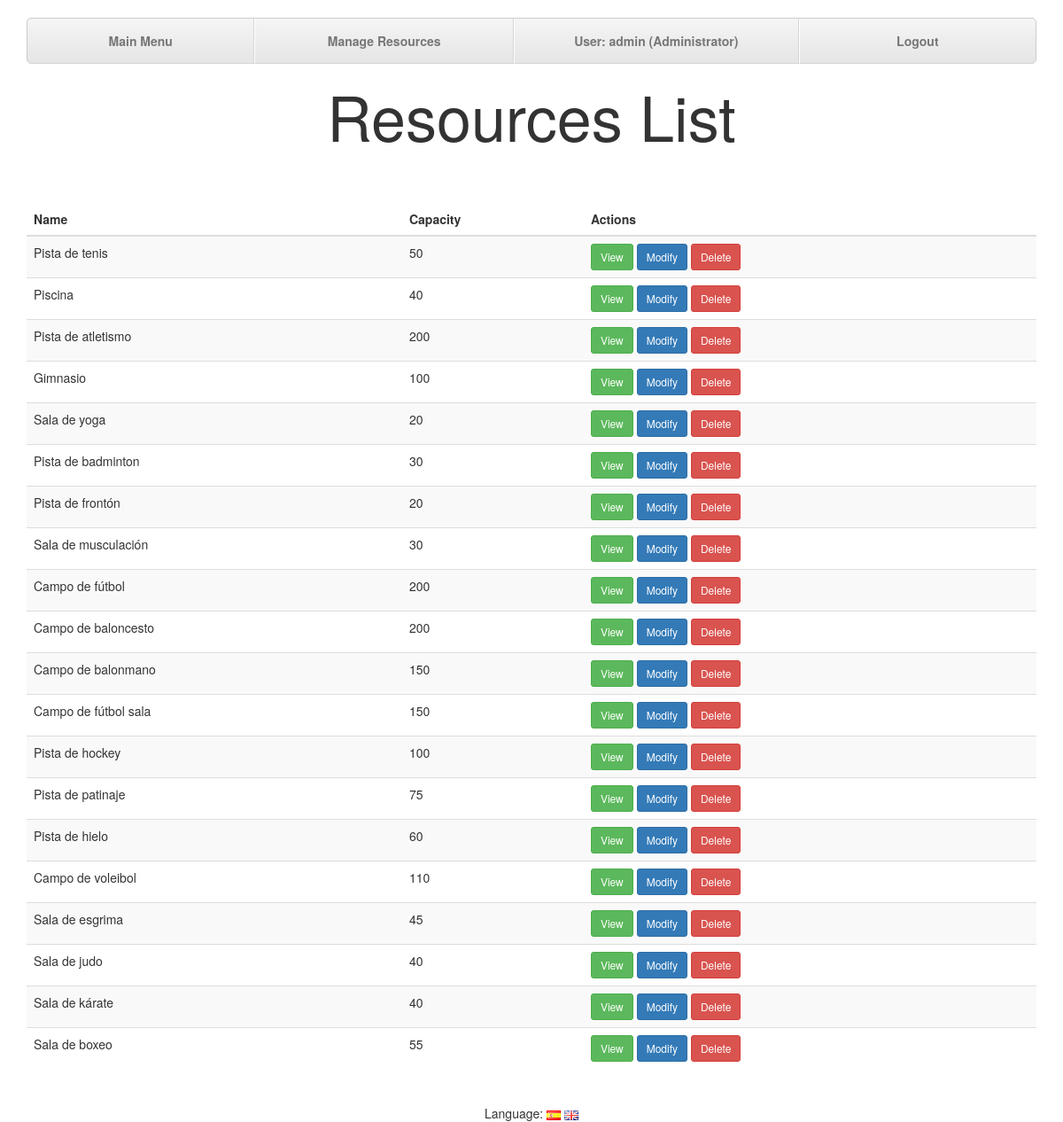
The page /index.php?controller=resources&action=resourcesList (signed in) on the database its author committed.
### tables this page shows
CREATE TABLE resources (
	id INT(11) NOT NULL AUTO_INCREMENT,
	nombre VARCHAR(255) NOT NULL,
	aforo INT(11),
	descripcion VARCHAR(20000),

	PRIMARY KEY (id)
);

### core/ViewManager.php (called while the page is built, shortened)
<?php
class ViewManager {
	private $variables = array();
	public function setVariable($varname, $value, $flash=false) {
		$this->variables[$varname] = $value;
	}
	public function getVariable($varname, $default=NULL) {
		if (!isset($this->variables[$varname])) {
			return $default;
		}
		return $this->variables[$varname];
	}
	public function render($controller, $viewname) {
		include(__DIR__."/../view/$controller/$viewname.php");
	}
	private static $viewmanager_singleton = NULL;
	public static function getInstance() {
		if (self::$viewmanager_singleton == null) {
			self::$viewmanager_singleton = new ViewManager();
		}
		return self::$viewmanager_singleton;
	}
}

### controller/ResourcesController.php (called while the page is built, shortened)
<?php
require_once(__DIR__."/../core/ViewManager.php");
require_once(__DIR__."/../core/I18n.php");
require_once(__DIR__."/../model/Resource.php");
require_once(__DIR__."/../model/ResourceMapper.php");
class ResourcesController extends BaseController {
	private $resourceMapper;
	public function __construct() {
		$this->resourceMapper = new ResourceMapper();
	}
	public function resourcesList(){
		$resources = $this->resourceMapper->findAll();
		$this->view->setVariable("resources", $resources);
		$this->view->setLayout("default");
		$this->view->render("resources", "resourcesList");
	}
}

### index.php (called while the page is built, shortened)
<?php
function run() {
	try {
		$controller = loadController($_GET["controller"]);
		$actionName = $_GET["action"];
		$controller->$actionName();
	} catch(Exception $ex) {
		die(i18n("An error has ocurred.<br>").$ex->getMessage());
	}
}
function loadController($controllerName) {
	return new $controllerClassName();
}
run();
?>

### core/I18n.php (called while the page is built, shortened)
<?php
class I18n {
	private $messages;
	public function setLanguage($language) {
		$this->messages = $i18n_messages;
	}
	public function i18n($key) {
		if (isset($this->messages[$key])){
			return $this->messages[$key];
		}else{
			return $key;
		}
	}
	private static $i18n_singleton = null;
	public static function getInstance() {
		if (self::$i18n_singleton == NULL) {
			self::$i18n_singleton = new I18n();
		}
		return self::$i18n_singleton;
	}
}
function i18n($key) {
	return I18n::getInstance()->i18n($key);
}

### model/Resource.php (called while the page is built, shortened)
<?php
class Resource {
	private $id;
	private $nombre;
	private $aforo;
	public function __construct($id=NULL, $nombre=NULL, $aforo=NULL, $descripcion=NULL) {
		$this->id = $id;
		$this->nombre = $nombre;
		$this->aforo = $aforo;
	}
	public function getId() {
		return $this->id;
	}
	public function getNombre() {
		return $this->nombre;
	}
	public function getAforo() {
		return $this->aforo;
	}
}

### model/ResourceMapper.php (called while the page is built, shortened)
<?php
require_once(__DIR__."/../core/PDOConnection.php");
class ResourceMapper {
	private $db;
	public function __construct() {
		$this->db = PDOConnection::getInstance();
	}
	public function findAll() {
		$stmt = $this->db->query("SELECT * FROM resources");
		$resources_db = $stmt->fetchAll(PDO::FETCH_ASSOC);
		$resources = array();
		foreach ($resources_db as $resource) {
			array_push($resources, new Resource($resource["id"],
												$resource["nombre"],
												$resource["aforo"],
												$resource["descripcion"]));
		}
		return $resources;
	}
}

### core/PDOConnection.php (called while the page is built)
<?php
class PDOConnection {
	private static $dbhost = "127.0.0.1";
	private static $dbname = "gesgym";
	private static $dbuser = "gguser";
	private static $dbpass = "ggpass";
	private static $db_singleton = null;
	public static function getInstance() {
		if (self::$db_singleton == null) {
			self::$db_singleton = new PDO(
				"mysql:host=".self::$dbhost.";dbname=".self::$dbname.";charset=utf8",
				self::$dbuser,
				self::$dbpass,
				array(
					PDO::ATTR_EMULATE_PREPARES => false,
					PDO::ATTR_ERRMODE => PDO::ERRMODE_EXCEPTION
				)
			);
		}
		return self::$db_singleton;
	}
}
?>

### view/resources/resourcesList.php (the view, shortened to what this page needs)
<?php
require_once(__DIR__."/../../core/ViewManager.php");
$view = ViewManager::getInstance();
$resources = $view->getVariable("resources");
$view->setVariable("title", i18n("GesGym - Resources List"));
?>
			<h1><?=i18n("Resources List")?></h1>
			<div class="container">
				<div class="table-responsive">
					<table class="table table-striped table-hover">
						<thead>
							<tr>
								<th><?=i18n("Name")?></th>
								<th><?=i18n("Capacity")?></th>
								<th><?=i18n("Actions")?></th>
							</tr>
						</thead>
						<tbody>
<?php foreach ($resources as $resource): ?>
							<tr>
								<td><?=$resource->getNombre()?></td>
								<td><?=$resource->getAforo()?></td>
								<td>
									<a class="btn btn-sm btn-success" href="index.php?controller=resources&amp;action=view&amp;id=<?=$resource->getId()?>"><?=i18n("View")?></a>
									<a class="btn btn-sm btn-primary" href="index.php?controller=resources&amp;action=edit&amp;id=<?=$resource->getId()?>"><?=i18n("Modify")?></a>
									<form id="<?=$resource->getId()?>"  method="POST" action="index.php?controller=resources&amp;action=delete&amp;id=<?=$resource->getId()?>">
										<a class="btn btn-sm btn-danger" onclick="eliminar('<?=i18n("Are you sure?")?>','<?=$resource->getId()?>')"><?=i18n("Delete")?></a>
									</form>
								</td>
							</tr>
<?php endforeach; ?>
						</tbody>
					</table>
				</div>
			</div>
<?=$view->moveToFragment("css")?>		<link rel="stylesheet" type="text/css" href="css/resourcesList.css"/>

### css/layoutStyle.css (style rules this page uses)
h1 { text-align: center; padding-bottom: 50px; font-size: 70px; }

### css/resourcesList.css (style rules this page uses)
h1 { text-align: center; }
form { display: inline; }

### rows shown on the page
resources: nombre "Pista de tenis", aforo "50"
resources: nombre "Piscina", aforo "40"
resources: nombre "Pista de atletismo", aforo "200"
resources: nombre "Gimnasio", aforo "100"
resources: nombre "Sala de yoga", aforo "20"
resources: nombre "Pista de badminton", aforo "30"
resources: nombre "Pista de frontón", aforo "20"
resources: nombre "Sala de musculación", aforo "30"
resources: nombre "Campo de fútbol", aforo "200"
resources: nombre "Campo de baloncesto", aforo "200"
resources: nombre "Campo de balonmano", aforo "150"
resources: nombre "Campo de fútbol sala", aforo "150"
resources: nombre "Pista de hockey", aforo "100"
resources: nombre "Pista de patinaje", aforo "75"
resources: nombre "Pista de hielo", aforo "60"
resources: nombre "Campo de voleibol", aforo "110"
resources: nombre "Sala de esgrima", aforo "45"
resources: nombre "Sala de judo", aforo "40"
resources: nombre "Sala de kárate", aforo "40"
resources: nombre "Sala de boxeo", aforo "55"

### other values the page prints
i18n("Main Menu") "Main Menu"
i18n("Manage Resources") "Manage Resources"
i18n("User") "User"
sprintf($currentuser) "admin"
i18n("Administrator") "Administrator"
i18n("Logout") "Logout"
i18n("Resources List") "Resources List"
i18n("Name") "Name"
i18n("Capacity") "Capacity"
i18n("Actions") "Actions"
i18n("Language") "Language"
